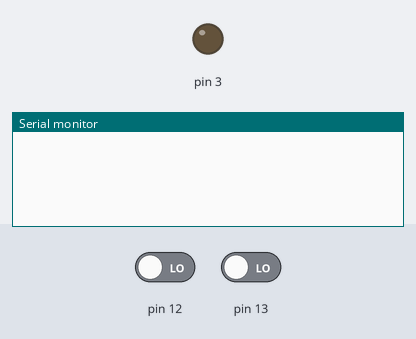
Simulated run of this sketch. Board: Arduino Uno, built with avr-gcc and run on an emulated ATmega328P. Parts: output pins drawn as LEDs (lit = HIGH), the last lines printed to the serial monitor. The inputs (shaded band) are chosen by the test bench; at power-on: pin 12 LOW, pin 13 LOW.

Above: at 1.2 s.
1.3 s: pin 12 driven HIGH
At 2.0 s:
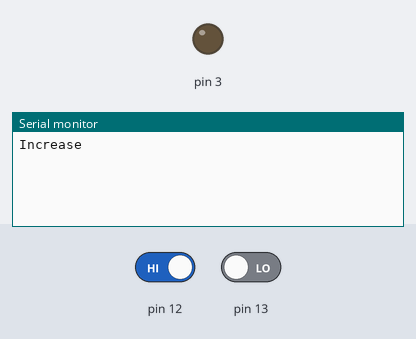
2.8 s: pin 12 driven LOW
At 4.3 s:
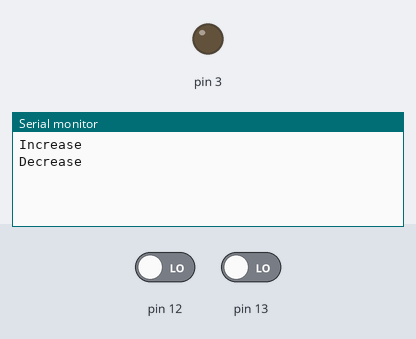

Measured:
- after the input at 1.3 s, the serial monitor: prints a new line at once (image 1)
- after the input at 2.8 s, the serial monitor: prints a new line at once (image 2)

The sketch:

first_encoder_test.ino
```cpp
#define datapin digitalRead(13)
#define clockpin digitalRead(12)
#define STEP 5

int clock_last_state;
int clock_state;
int r_percentage;
int r_brightness;

void setup() {
  pinMode(3, OUTPUT);
  pinMode(12, INPUT);
  pinMode(13, INPUT);
  Serial.begin(9600);
  int clock_last_state = clockpin;
  r_percentage = 0;
  r_brightness = 0;


}

void loop() {
  //sweepBrightness(255, 500, 2000, 4);
  clock_state = clockpin;

  if (clock_state != clock_last_state) {
    if (datapin != clock_state) {
      Serial.println("Increase");
      changeBrightness(true);
    } else {
      Serial.println("Decrease");
      changeBrightness(false);
    }
  }

  clock_last_state = clock_state;
  r_brightness = 51.0/200000.0 * pow(r_percentage, 3);
  analogWrite(3, r_brightness);
  delay(2);
}

void changeBrightness(bool increase) {
  int new_percentage;
  switch (increase) {
    case true:
      new_percentage = r_percentage + STEP;
      if (new_percentage > 100) {
        r_percentage = 100;
      } else {
        r_percentage = new_percentage;
      }
      break;
    case false:
      new_percentage = r_percentage - STEP;
      if (new_percentage < 0) {
        r_percentage = 0;
      } else {
        r_percentage = new_percentage;
      }
      break;
  }
}
```
